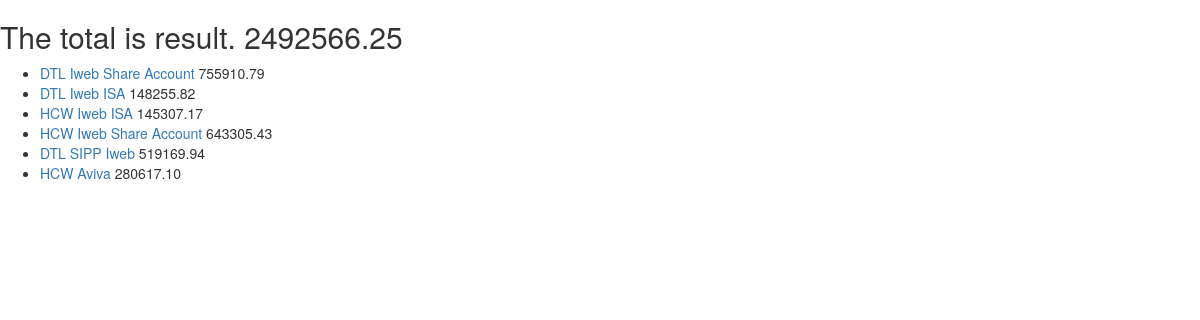
/summary/, run on an earlier commit of the app's database.
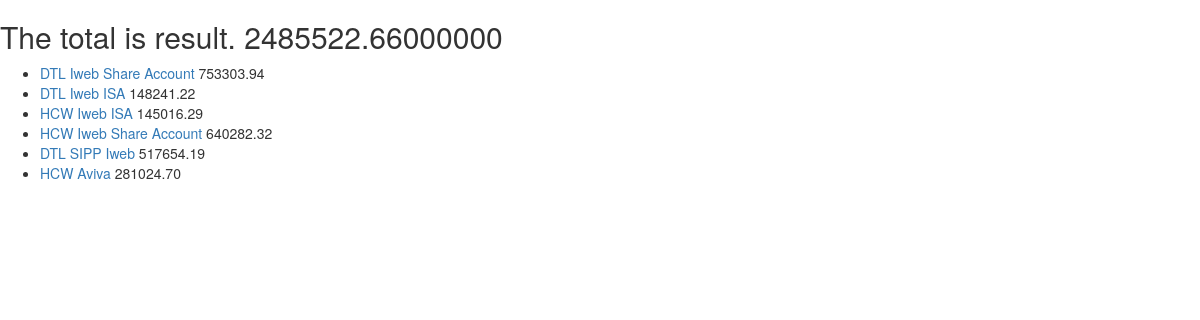
And on a later commit of the database.
### portfolio/models.py (models this page shows, shortened)
class Account(models.Model):
    name = models.CharField(max_length=50)
    ACCOUNT_TYPE = (
        ('ISA','ISA'),
        ('pension', 'PENSION'),
        ('standard','STANDARD'),
    )
    account_type = models.CharField(max_length=8, choices=ACCOUNT_TYPE, default='buy')
    account_value = models.DecimalField(max_digits=9, decimal_places=2, default = 0)

### portfolio/views.py (the view)
# urls.py: path("summary/", views.summary),
def summary(request):
    totals = Account.objects.aggregate(Sum('account_value'))
    accounts = Account.objects.all()
    return render(request, 'portfolio/summary.html', {
    'totals': totals, 'accounts':accounts,
    }, )

### portfolio/templates/portfolio/summary.html (shortened to what this page needs)
<html>
    <head>
        <link rel="stylesheet" href="https://maxcdn.bootstrapcdn.com/bootstrap/3.3.7/css/bootstrap.min.css" />
    </head>
    <body>
        <h2>The total is result. {{ totals.account_value__sum }}</h2>
        <ul>
            {% for account in accounts %}
            <li><a href="/account/{{ account.id}}pip3 ">{{ account.name }}</a> {{account.account_value}}</li>
            {% endfor %}
        </ul>
    </body>
</html>

What changed in the data, as far as the page shows it:
changed Account "DTL Iweb Share Account": account_value "755910.79" → "753303.94"
changed Account "DTL Iweb ISA": account_value "148255.82" → "148241.22"
changed Account "HCW Iweb ISA": account_value "145307.17" → "145016.29"
changed Account "HCW Iweb Share Account": account_value "643305.43" → "640282.32"
changed Account "DTL SIPP Iweb": account_value "519169.94" → "517654.19"
changed Account "HCW Aviva": account_value "280617.10" → "281024.70"
Also different on the page:
{{ totals.account_value__sum }}: "2492566.25" → "2485522.66000000"
